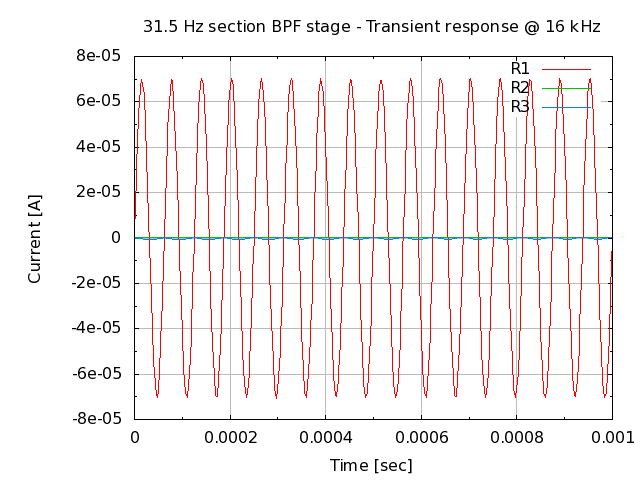

The gnuplot source for this figure:
# setup terminal
set term png

# setup graph
set output "26.006.00.02.05.png"
set title "31.5 Hz section BPF stage - Transient response @ 16 kHz"

# setup Y-axis
set grid ytics lt 1 lw 1 lc rgb "#bbbbbb"
set mytics
set ylabel "Current [A]"

# setup X-axis
set grid xtics lt 1 lw 1 lc rgb "#bbbbbb"
set mxtics
set xlabel "Time [sec]"

# setup plot style
set style data lines
plot '26.006.00.02.05.dat' using 1:2 title "R1", \
     '26.006.00.02.05.dat' using 1:3 title "R2", \
     '26.006.00.02.05.dat' using 1:4 title "R3"

# set output back to default
set output

# reset terminal type
set terminal pop
